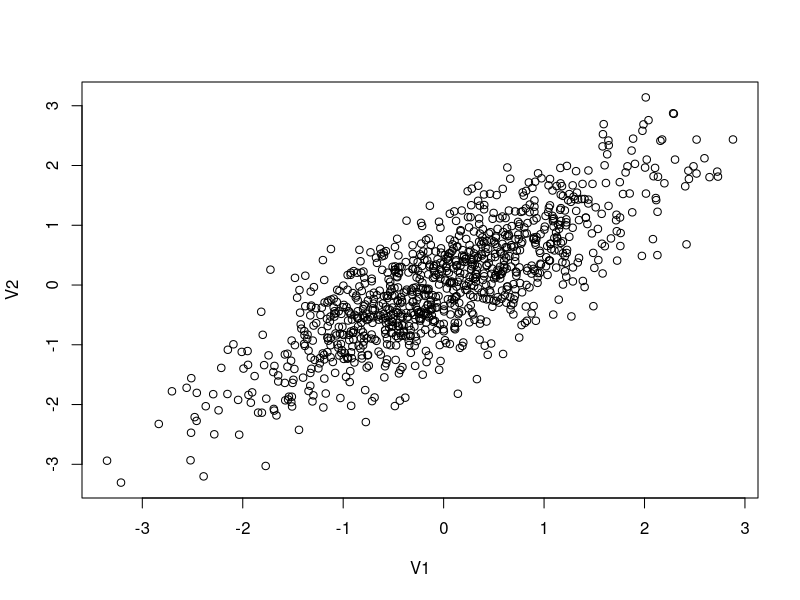
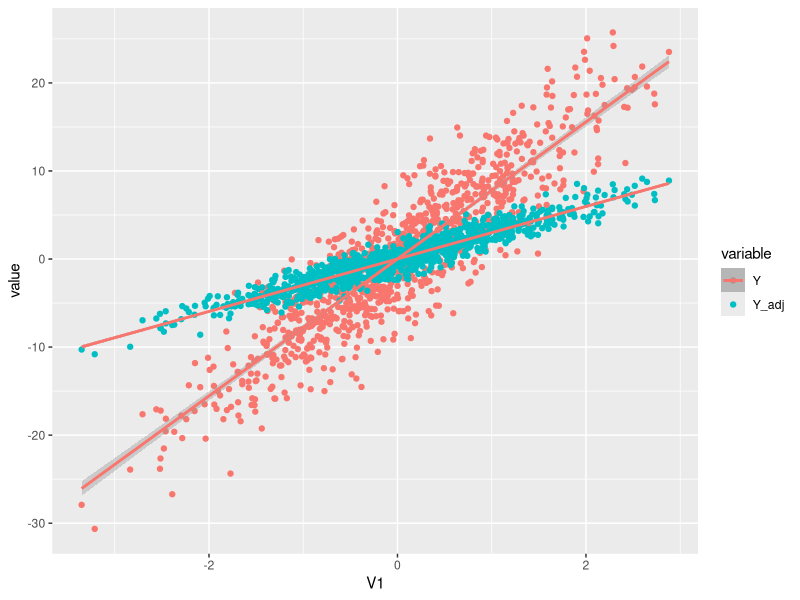

The R script that drew these images, in order:
## ---- chunk 1
knitr::opts_chunk$set(echo = TRUE)
## ---- chunk 2
#This is a comment, alone in a chunk. 

## ---- chunk 3
library(MASS)
library(ggplot2)

out <- as.data.frame(mvrnorm(1000, mu = c(0,0), 
                     Sigma = matrix(c(1,0.8,0.8,1), ncol = 2), 
                     empirical = TRUE))
cor(out)
plot(out)

## ---- chunk 4
out$error<-rnorm(1000, mean=0, sd=1)

#The data generating process
B1<-3
B2<-6

out$Y<-out$V1*B1+out$V2*B2+out$error
## ---- chunk 5
View(out)
M1 <- lm(data=out, Y ~ V1 + V2)
summary(M1)
## ---- chunk 6
M2 <- lm(data=out, Y~V1)
summary(M2)
## ---- chunk 7
Y_adj <- ((out$Y)-(B2*out$V2))

M3 <- lm(data=out, Y_adj ~ V1)
summary(M3)
## ---- chunk 8

plotted<-ggplot(out, aes(V1, y = value, color = variable)) + 
   geom_point(aes(y = Y, col = "Y")) + 
   geom_point(aes(y = Y_adj, col = "Y_adj"))+
   geom_smooth(method='lm', aes(y = Y, col = "Y"))+
   geom_smooth(method='lm', aes(y = Y_adj, col = "Y"))

plotted 

